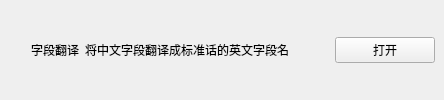
             <widget class="QWidget" name="widget_5_7" native="true">
              <layout class="QHBoxLayout" name="horizontalLayout_23">
               <property name="leftMargin">
                <number>9</number>
               </property>
               <property name="topMargin">
                <number>9</number>
               </property>
               <property name="rightMargin">
                <number>9</number>
               </property>
               <property name="bottomMargin">
                <number>9</number>
               </property>
               <item>
                <widget class="IconWidget" name="icon_col_trans" native="true">
                 <property name="sizePolicy">
                  <sizepolicy hsizetype="Fixed" vsizetype="Fixed">
                   <horstretch>0</horstretch>
                   <verstretch>0</verstretch>
                  </sizepolicy>
                 </property>
                 <property name="minimumSize">
                  <size>
                   <width>16</width>
                   <height>16</height>
                  </size>
                 </property>
                </widget>
               </item>
               <item>
                <widget class="StrongBodyLabel" name="label_15">
                 <property name="sizePolicy">
                  <sizepolicy hsizetype="Fixed" vsizetype="Preferred">
                   <horstretch>0</horstretch>
                   <verstretch>0</verstretch>
                  </sizepolicy>
                 </property>
                 <property name="text">
                  <string>字段翻译</string>
                 </property>
                </widget>
               </item>
               <item>
                <widget class="CaptionLabel" name="label">
                 <property name="text">
                  <string>将中文字段翻译成标准话的英文字段名</string>
                 </property>
                </widget>
               </item>
               <item>
                <spacer name="horizontalSpacer_9">
                 <property name="orientation">
                  <enum>Qt::Horizontal</enum>
                 </property>
                 <property name="sizeHint" stdset="0">
                  <size>
                   <width>40</width>
                   <height>20</height>
                  </size>
                 </property>
                </spacer>
               </item>
               <item>
                <widget class="PrimaryPushButton" name="btn_col_trans">
                 <property name="sizePolicy">
                  <sizepolicy hsizetype="Fixed" vsizetype="Fixed">
                   <horstretch>0</horstretch>
                   <verstretch>0</verstretch>
                  </sizepolicy>
                 </property>
                 <property name="minimumSize">
                  <size>
                   <width>100</width>
                   <height>0</height>
                  </size>
                 </property>
                 <property name="text">
                  <string>打开</string>
                 </property>
                </widget>
               </item>
              </layout>
             </widget>
